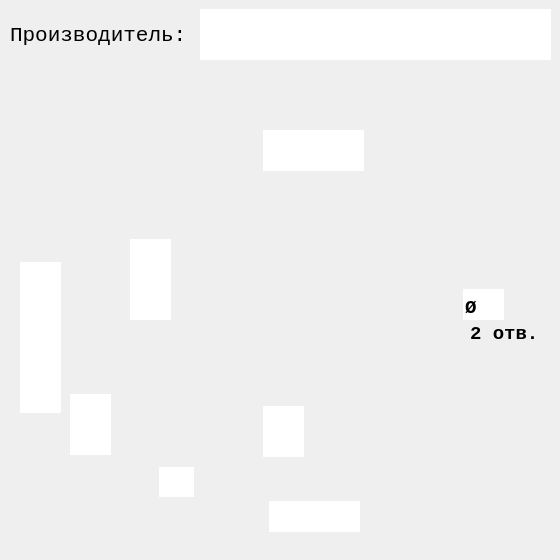
<?xml version="1.0" encoding="UTF-8"?>
<ui version="4.0">
 <class>Dialog</class>
 <widget class="QDialog" name="Dialog">
  <property name="geometry">
   <rect>
    <x>0</x>
    <y>0</y>
    <width>560</width>
    <height>560</height>
   </rect>
  </property>
  <property name="sizePolicy">
   <sizepolicy hsizetype="Fixed" vsizetype="Fixed">
    <horstretch>0</horstretch>
    <verstretch>0</verstretch>
   </sizepolicy>
  </property>
  <property name="minimumSize">
   <size>
    <width>560</width>
    <height>560</height>
   </size>
  </property>
  <property name="maximumSize">
   <size>
    <width>560</width>
    <height>560</height>
   </size>
  </property>
  <property name="windowTitle">
   <string>Фигурный 2 Отверстия Тип3</string>
  </property>
  <property name="windowIcon">
   <iconset>
    <normaloff>../pics/icon/Podpyatnik.ico</normaloff>../pics/icon/Podpyatnik.ico</iconset>
  </property>
  <property name="whatsThis">
   <string/>
  </property>
  <property name="accessibleDescription">
   <string/>
  </property>
  <widget class="QLabel" name="label">
   <property name="geometry">
    <rect>
     <x>0</x>
     <y>0</y>
     <width>560</width>
     <height>560</height>
    </rect>
   </property>
   <property name="sizePolicy">
    <sizepolicy hsizetype="Fixed" vsizetype="Fixed">
     <horstretch>0</horstretch>
     <verstretch>0</verstretch>
    </sizepolicy>
   </property>
   <property name="minimumSize">
    <size>
     <width>560</width>
     <height>560</height>
    </size>
   </property>
   <property name="maximumSize">
    <size>
     <width>560</width>
     <height>560</height>
    </size>
   </property>
   <property name="autoFillBackground">
    <bool>true</bool>
   </property>
   <property name="text">
    <string/>
   </property>
   <property name="pixmap">
    <pixmap>../pics/main/F-3.jpg</pixmap>
   </property>
   <property name="scaledContents">
    <bool>false</bool>
   </property>
   <property name="alignment">
    <set>Qt::AlignCenter</set>
   </property>
   <property name="margin">
    <number>0</number>
   </property>
  </widget>
  <widget class="QLineEdit" name="lineEdit">
   <property name="geometry">
    <rect>
     <x>269</x>
     <y>501</y>
     <width>91</width>
     <height>31</height>
    </rect>
   </property>
   <property name="font">
    <font>
     <family>Courier New</family>
     <pointsize>14</pointsize>
     <weight>75</weight>
     <italic>false</italic>
     <bold>true</bold>
    </font>
   </property>
   <property name="focusPolicy">
    <enum>Qt::ClickFocus</enum>
   </property>
   <property name="autoFillBackground">
    <bool>true</bool>
   </property>
   <property name="inputMethodHints">
    <set>Qt::ImhNone</set>
   </property>
   <property name="text">
    <string/>
   </property>
   <property name="maxLength">
    <number>3</number>
   </property>
   <property name="frame">
    <bool>false</bool>
   </property>
   <property name="alignment">
    <set>Qt::AlignBottom|Qt::AlignHCenter</set>
   </property>
  </widget>
  <widget class="QLineEdit" name="lineEdit_2">
   <property name="geometry">
    <rect>
     <x>70</x>
     <y>394</y>
     <width>41</width>
     <height>61</height>
    </rect>
   </property>
   <property name="font">
    <font>
     <family>Courier New</family>
     <pointsize>14</pointsize>
     <weight>75</weight>
     <italic>false</italic>
     <bold>true</bold>
    </font>
   </property>
   <property name="tabletTracking">
    <bool>false</bool>
   </property>
   <property name="focusPolicy">
    <enum>Qt::ClickFocus</enum>
   </property>
   <property name="autoFillBackground">
    <bool>false</bool>
   </property>
   <property name="text">
    <string/>
   </property>
   <property name="maxLength">
    <number>3</number>
   </property>
   <property name="frame">
    <bool>false</bool>
   </property>
   <property name="alignment">
    <set>Qt::AlignRight|Qt::AlignTrailing|Qt::AlignVCenter</set>
   </property>
  </widget>
  <widget class="QLineEdit" name="lineEdit_3">
   <property name="geometry">
    <rect>
     <x>463</x>
     <y>289</y>
     <width>41</width>
     <height>31</height>
    </rect>
   </property>
   <property name="font">
    <font>
     <family>Courier New</family>
     <pointsize>14</pointsize>
     <weight>75</weight>
     <italic>false</italic>
     <bold>true</bold>
    </font>
   </property>
   <property name="focusPolicy">
    <enum>Qt::ClickFocus</enum>
   </property>
   <property name="text">
    <string>Ø</string>
   </property>
   <property name="maxLength">
    <number>3</number>
   </property>
   <property name="frame">
    <bool>false</bool>
   </property>
   <property name="alignment">
    <set>Qt::AlignBottom|Qt::AlignLeading|Qt::AlignLeft</set>
   </property>
  </widget>
  <widget class="QLineEdit" name="lineEdit_4">
   <property name="geometry">
    <rect>
     <x>263</x>
     <y>130</y>
     <width>101</width>
     <height>41</height>
    </rect>
   </property>
   <property name="font">
    <font>
     <family>Courier New</family>
     <pointsize>14</pointsize>
     <weight>75</weight>
     <italic>false</italic>
     <bold>true</bold>
    </font>
   </property>
   <property name="focusPolicy">
    <enum>Qt::ClickFocus</enum>
   </property>
   <property name="text">
    <string/>
   </property>
   <property name="maxLength">
    <number>3</number>
   </property>
   <property name="frame">
    <bool>false</bool>
   </property>
   <property name="alignment">
    <set>Qt::AlignBottom|Qt::AlignHCenter</set>
   </property>
  </widget>
  <widget class="QLineEdit" name="lineEdit_5">
   <property name="geometry">
    <rect>
     <x>20</x>
     <y>262</y>
     <width>41</width>
     <height>151</height>
    </rect>
   </property>
   <property name="font">
    <font>
     <family>Courier New</family>
     <pointsize>14</pointsize>
     <weight>75</weight>
     <italic>false</italic>
     <bold>true</bold>
    </font>
   </property>
   <property name="tabletTracking">
    <bool>false</bool>
   </property>
   <property name="focusPolicy">
    <enum>Qt::ClickFocus</enum>
   </property>
   <property name="autoFillBackground">
    <bool>false</bool>
   </property>
   <property name="text">
    <string/>
   </property>
   <property name="maxLength">
    <number>3</number>
   </property>
   <property name="frame">
    <bool>false</bool>
   </property>
   <property name="alignment">
    <set>Qt::AlignRight|Qt::AlignTrailing|Qt::AlignVCenter</set>
   </property>
  </widget>
  <widget class="QLabel" name="label_2">
   <property name="geometry">
    <rect>
     <x>10</x>
     <y>10</y>
     <width>181</width>
     <height>51</height>
    </rect>
   </property>
   <property name="font">
    <font>
     <family>Courier New</family>
     <pointsize>16</pointsize>
     <weight>50</weight>
     <bold>false</bold>
    </font>
   </property>
   <property name="text">
    <string>Производитель:</string>
   </property>
  </widget>
  <widget class="QLineEdit" name="lineEdit_6">
   <property name="geometry">
    <rect>
     <x>200</x>
     <y>9</y>
     <width>351</width>
     <height>51</height>
    </rect>
   </property>
   <property name="font">
    <font>
     <family>Courier New</family>
     <pointsize>16</pointsize>
     <weight>75</weight>
     <bold>true</bold>
    </font>
   </property>
   <property name="frame">
    <bool>false</bool>
   </property>
   <property name="alignment">
    <set>Qt::AlignLeading|Qt::AlignLeft|Qt::AlignVCenter</set>
   </property>
  </widget>
  <widget class="QLabel" name="label_3">
   <property name="geometry">
    <rect>
     <x>470</x>
     <y>324</y>
     <width>71</width>
     <height>20</height>
    </rect>
   </property>
   <property name="font">
    <font>
     <family>Courier New</family>
     <pointsize>14</pointsize>
     <weight>75</weight>
     <bold>true</bold>
    </font>
   </property>
   <property name="text">
    <string>2 отв.</string>
   </property>
  </widget>
  <widget class="QLineEdit" name="lineEdit_7">
   <property name="geometry">
    <rect>
     <x>263</x>
     <y>406</y>
     <width>41</width>
     <height>51</height>
    </rect>
   </property>
   <property name="font">
    <font>
     <family>Courier New</family>
     <pointsize>14</pointsize>
     <weight>75</weight>
     <italic>false</italic>
     <bold>true</bold>
    </font>
   </property>
   <property name="tabletTracking">
    <bool>false</bool>
   </property>
   <property name="focusPolicy">
    <enum>Qt::ClickFocus</enum>
   </property>
   <property name="autoFillBackground">
    <bool>false</bool>
   </property>
   <property name="text">
    <string/>
   </property>
   <property name="maxLength">
    <number>3</number>
   </property>
   <property name="frame">
    <bool>false</bool>
   </property>
   <property name="alignment">
    <set>Qt::AlignLeading|Qt::AlignLeft|Qt::AlignVCenter</set>
   </property>
  </widget>
  <widget class="QLineEdit" name="lineEdit_8">
   <property name="geometry">
    <rect>
     <x>159</x>
     <y>467</y>
     <width>35</width>
     <height>30</height>
    </rect>
   </property>
   <property name="font">
    <font>
     <family>Courier New</family>
     <pointsize>14</pointsize>
     <weight>75</weight>
     <italic>false</italic>
     <bold>true</bold>
    </font>
   </property>
   <property name="focusPolicy">
    <enum>Qt::ClickFocus</enum>
   </property>
   <property name="autoFillBackground">
    <bool>true</bool>
   </property>
   <property name="inputMethodHints">
    <set>Qt::ImhNone</set>
   </property>
   <property name="text">
    <string/>
   </property>
   <property name="maxLength">
    <number>3</number>
   </property>
   <property name="frame">
    <bool>false</bool>
   </property>
   <property name="alignment">
    <set>Qt::AlignBottom|Qt::AlignHCenter</set>
   </property>
  </widget>
  <widget class="QLineEdit" name="lineEdit_9">
   <property name="geometry">
    <rect>
     <x>130</x>
     <y>239</y>
     <width>41</width>
     <height>81</height>
    </rect>
   </property>
   <property name="font">
    <font>
     <family>Courier New</family>
     <pointsize>14</pointsize>
     <weight>75</weight>
     <italic>false</italic>
     <bold>true</bold>
    </font>
   </property>
   <property name="tabletTracking">
    <bool>false</bool>
   </property>
   <property name="focusPolicy">
    <enum>Qt::ClickFocus</enum>
   </property>
   <property name="autoFillBackground">
    <bool>false</bool>
   </property>
   <property name="text">
    <string/>
   </property>
   <property name="maxLength">
    <number>3</number>
   </property>
   <property name="frame">
    <bool>false</bool>
   </property>
   <property name="alignment">
    <set>Qt::AlignRight|Qt::AlignTrailing|Qt::AlignVCenter</set>
   </property>
  </widget>
 </widget>
 <resources/>
 <connections/>
</ui>
